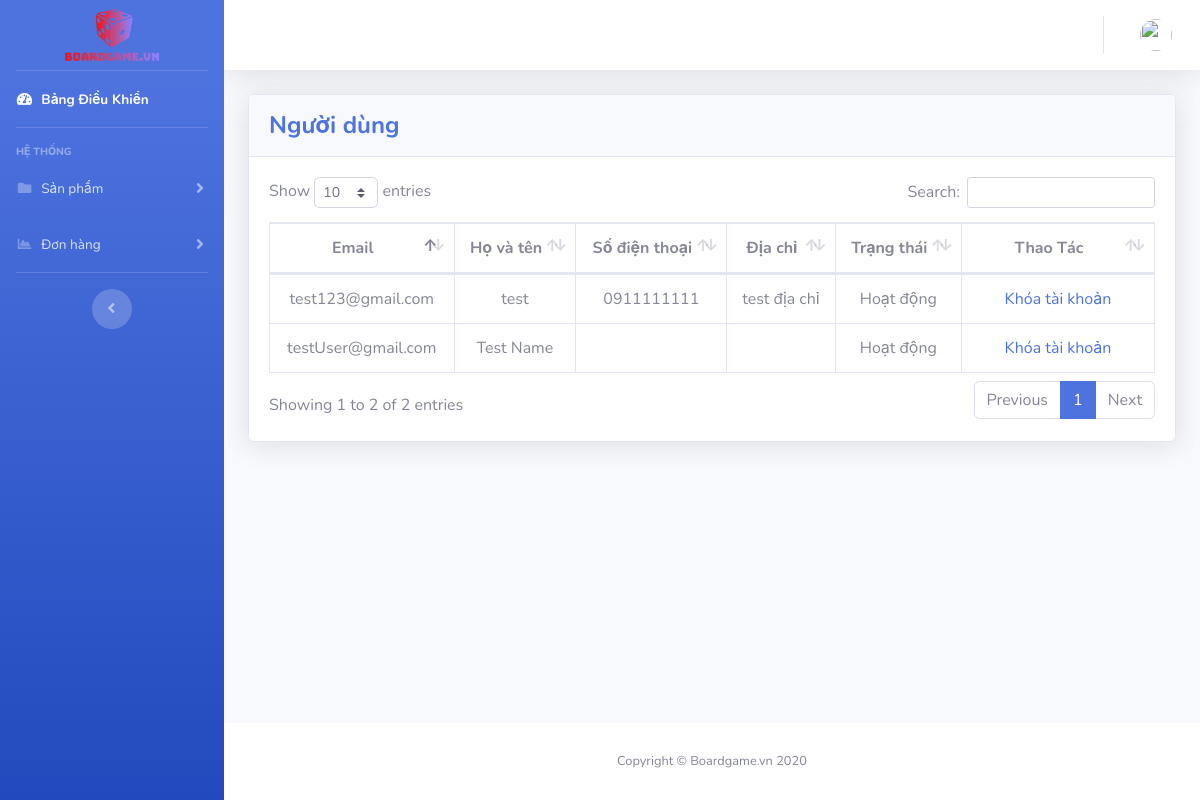
Page /admin/user.php (signed in) on the committed database.
### tables this page shows
CREATE TABLE `user` (
  `Email` varchar(100) NOT NULL,
  `Password` varchar(100) NOT NULL,
  `Name` varchar(100) NOT NULL,
  `Phone` varchar(20) DEFAULT NULL,
  `Address` varchar(100) DEFAULT NULL,
  `Status` int(1) NOT NULL
);

### php/DataProvider.php (called while the page is built, shortened)
<?php
class DataProvider
{
	public static function executeQuery($sql)
	{
		$hostName = "localhost";
   		$databaseName = "boardgame";
   		$username = "root";
		$password = "";
		if (!($connection = mysqli_connect($hostName,$username,$password)))
			die ("cant' connect to localhost");
		if (!($result = mysqli_query($connection,$sql)))
			die ("can't execute the command");
		return $result;
	}
}
?>

### admin/user.php (the view, shortened to what this page needs)
<?php
    require_once '../php/DataProvider.php';
?>
<!DOCTYPE html>
<html lang="en">
<head>
  <link href="../vendor/fontawesome-free/css/all.min.css" rel="stylesheet" type="text/css">
  <link href="../css/sb-admin-2.min.css" rel="stylesheet">
  <link href="../vendor/datatables/dataTables.bootstrap4.min.css" rel="stylesheet">
</head>
<body id="page-top">
  <div id="wrapper">
  <?php include './interface/sidebar.php'?>
    <div id="content-wrapper" class="d-flex flex-column">
      <div id="content">
      <?php include './interface/topbar.php'?>
        <div class="container-fluid">
          <div class="card shadow mb-4">
            <div class="card-header py-3">
              <h4 class="m-0 font-weight-bold text-primary d-inline">Người dùng</h4>
            </div>
            <div class="card-body">
              <div class="table-responsive">
                <table class="table table-bordered" id="dataTable" width="100%" cellspacing="0" style="text-align:center">
                  <thead>
                    <tr>
                      <th>Email</th>
                      <th>Họ và tên</th>
                      <th>Số điện thoại</th>
                      <th>Địa chỉ</th>
                      <th>Trạng thái</th>
                      <th style="width:150px">Thao Tác</th>
                    </tr>
                  </thead>
                  <tbody>
                    <?php
                      $sql = "SELECT * FROM user";
                      $result = DataProvider::executeQuery($sql);
                      while ($row = mysqli_fetch_array($result))
                      {
                    ?>
                    <tr>
                      <td><?php echo $row['Email'] ?></td>
                      <td><?php echo $row['Name'] ?></td>
                      <td><?php echo $row['Phone'] ?></td>
                      <td><?php echo $row['Address'] ?></td>
                      <td>
                        <?php echo ($row['Status'] == 0 ? "Hoạt động" : "Bị khóa" )?>
                      </td>
                      <td>
                        <a href="#" onclick="changeStatus(<?php echo ($row['Status'] == 0 ? "1" : "0" )?>, '<?php echo $row['Email']?>')">
                          <?php echo ($row['Status'] == 0 ? "Khóa tài khoản" : "Mở khóa tài khoản" )?>
                        </a>
                      </td>
                    </tr>
                    <?php
                      }
                    ?>
                  </tbody>
                </table>
              </div>
            </div>
          </div>
        </div>
      </div>
      <?php include './interface/footer.php' ?>
    </div>
  </div>
</body>
</html>

### rows in the picture
user: Email "test123@gmail.com", Name "test", Phone "0911111111", Address "test địa chỉ", Status "Hoạt động"
user: Email "testUser@gmail.com", Name "Test Name", Status "Hoạt động"
